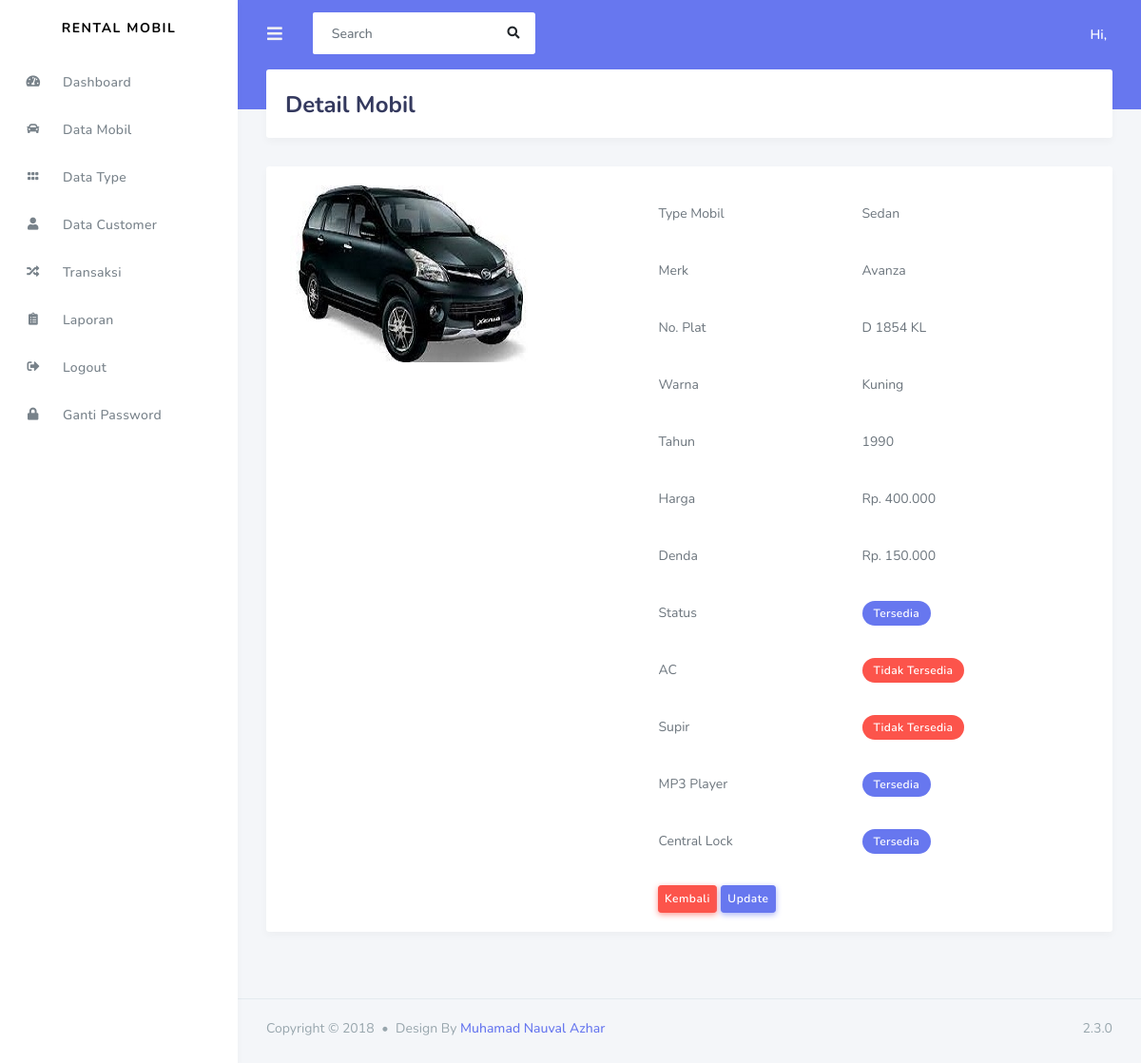
The app's page /admin/data_mobil/detail_mobil/7 with its own data.
### tables this page shows
CREATE TABLE `mobil` (
  `id_mobil` int(11) NOT NULL,
  `kode_type` varchar(120) NOT NULL,
  `merk` varchar(120) NOT NULL,
  `no_plat` varchar(20) NOT NULL,
  `warna` varchar(20) NOT NULL,
  `tahun` varchar(4) NOT NULL,
  `status` varchar(50) NOT NULL,
  `harga` int(11) NOT NULL,
  `denda` int(11) NOT NULL,
  `ac` int(11) NOT NULL,
  `supir` int(11) NOT NULL,
  `mp3_player` int(11) NOT NULL,
  `central_lock` int(11) NOT NULL,
  `gambar` varchar(255) NOT NULL
);

### application/controllers/admin/data_mobil.php (called while the page is built, shortened)
<?php
class data_mobil extends CI_Controller{
    public function detail_mobil($id)
    {
        $data['detail'] = $this->rental_model->ambil_id_mobil($id);
        $this->load->view('templates_admin/header');
        $this->load->view('templates_admin/sidebar');
        $this->load->view('admin/detail_mobil',$data);
        $this->load->view('templates_admin/footer');
    }
}
?>

### index.php (called while the page is built, shortened)
<?php
require_once BASEPATH.'core/CodeIgniter.php';

### application/models/rental_model.php (called while the page is built, shortened)
<?php
class rental_model extends CI_model{
    public function ambil_id_mobil($id)
    {
        $hasil = $this->db->where('id_mobil', $id)->get('mobil');
        if($hasil->num_rows() > 0){
            return $hasil->result();
        }else{
            return false;
        }
    }
}
?>

### application/views/admin/detail_mobil.php (the view)
<div class="main-content">
    <section class="section">
        <div class="section-header">
            <h1>Detail Mobil</h1>
        </div>
    </section>
    <?php foreach($detail as $dt) : ?>
        <div class="card">
            <div class="card-body">
            <div class="row">
                <div class="col-md-5">
                    <img src="<?php echo base_url().'assets/upload/'.$dt->gambar ?>">
                </div>
                <div class="col-md-7">
                    <table class="table">
                        <tr>
                            <td>Type Mobil</td>
                            <td>
                            <?php
                                if ($dt->kode_type == "SDN"){
                                    echo "Sedan";
                                }elseif($dt->kode_type == "HTB"){
                                    echo "Hatchback";
                                }elseif($dt->kode_type == "MPV"){
                                    echo "Multi Purpose Vechile";
                                }else{
                                    echo "<span class='text-danger'>Type Mobil Belum Terdaftar</span>";
                                }
                            ?>
                            </td>
                        </tr>
                        <tr>
                            <td>Merk</td>
                            <td><?php echo $dt->merk ?></td>
                        </tr>
                        <tr>
                            <td>No. Plat</td>
                            <td><?php echo $dt->no_plat ?></td>
                        </tr>
                        <tr>
                            <td>Warna</td>
                            <td><?php echo $dt->warna ?></td>
                        </tr>
                        <tr>
                            <td>Tahun</td>
                            <td><?php echo $dt->tahun ?></td>
                        </tr>
                        <tr>
                            <td>Harga</td>
                            <td>Rp. <?php echo number_format($dt->harga,0,',','.') ?></td>
                        </tr>
                        <tr>
                            <td>Denda</td>
                            <td>Rp. <?php echo number_format($dt->denda,0,',','.') ?></td>
                        </tr>
                        <tr>
                            <td>Status</td>
                            <td>
                                <?php
                                    if($dt->status == "0"){
                                        echo "<span class='badge badge-danger'>Tidak Tersedia</span>";
                                    }else{
                                        echo "<span class='badge badge-primary'>Tersedia</span>";
                                    }
                                ?>
                            </td>
                        </tr>
                        <tr>
                            <td>AC</td>
                            <td>
                                <?php
                                    if($dt->ac == "0"){
                                        echo "<span class='badge badge-danger'>Tidak Tersedia</span>";
                                    }else{
                                        echo "<span class='badge badge-primary'>Tersedia</span>";
                                    }
                                ?>
                            </td>
                        </tr>
                        <tr>
                            <td>Supir</td>
                            <td>
                                <?php
                                    if($dt->supir == "0"){
                                        echo "<span class='badge badge-danger'>Tidak Tersedia</span>";
                                    }else{
                                        echo "<span class='badge badge-primary'>Tersedia</span>";
                                    }
                                ?>
                            </td>
                        </tr>
                        <tr>
                            <td>MP3 Player</td>
                            <td>
                                <?php
                                    if($dt->mp3_player == "0"){
                                        echo "<span class='badge badge-danger'>Tidak Tersedia</span>";
                                    }else{
                                        echo "<span class='badge badge-primary'>Tersedia</span>";
                                    }
                                ?>
                            </td>
                        </tr>
                        <tr>
                            <td>Central Lock</td>
                            <td>
                                <?php
                                    if($dt->central_lock == "0"){
                                        echo "<span class='badge badge-danger'>Tidak Tersedia</span>";
                                    }else{
                                        echo "<span class='badge badge-primary'>Tersedia</span>";
                                    }
                                ?>
                            </td>
                        </tr>
                    </table>
                    <a class="btn btn-sm btn-danger ml-4" href="<?php echo base_url('admin/data_mobil') ?>">Kembali</a>
                    <a class="btn btn-sm btn-primary" href="<?php echo base_url('admin/data_mobil/update_mobil/'.$dt->id_mobil) ?>">Update</a>
                </div>
            </div>
        </div>
        </div>
    <?php endforeach; ?>
</div>

### records on screen
mobil: gambar (picture), shows "Sedan", merk "Avanza", no_plat "D 1854 KL", warna "Kuning", tahun "1990", harga "400.000", denda "150.000", status "Tersedia", ac "Tidak Tersedia", supir "Tidak Tersedia", mp3_player "Tersedia", central_lock "Tersedia"
